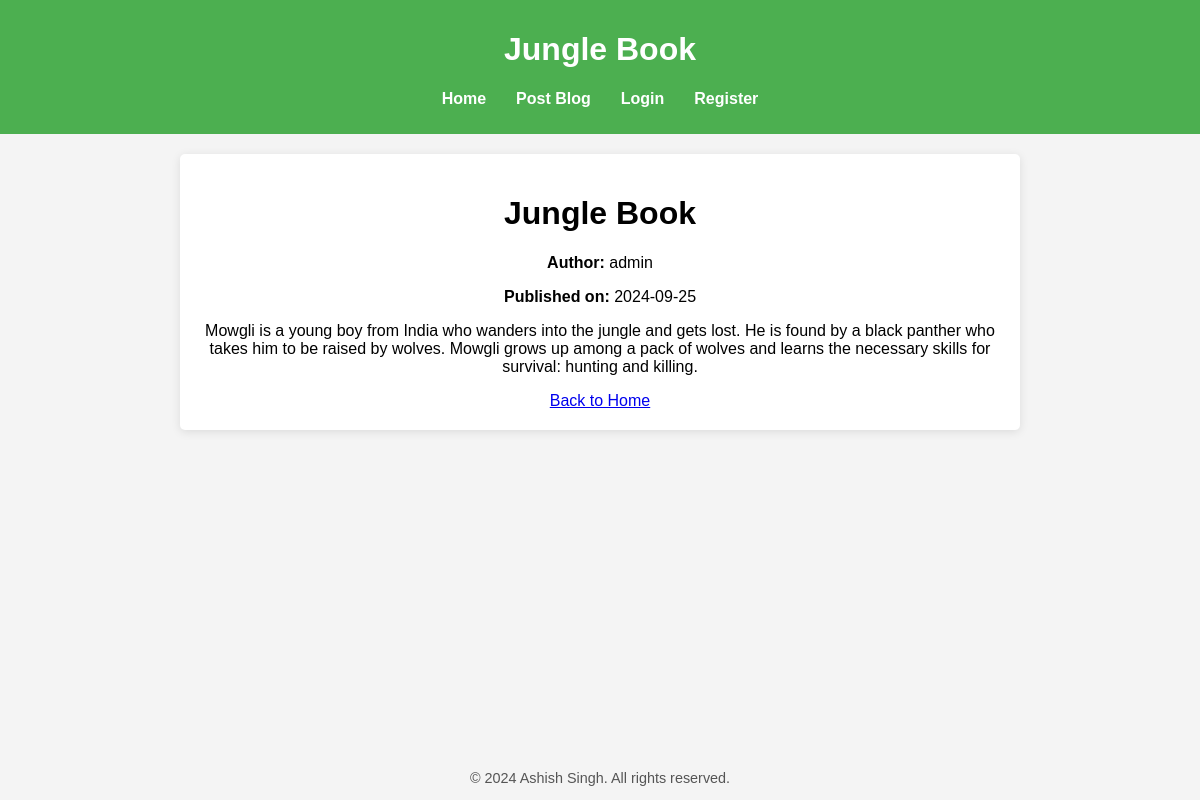
/post/1, run on the app's committed database.
### app.py (models this page shows, shortened)
class BlogPost(db.Model):
    id = db.Column(db.Integer, primary_key=True)
    title = db.Column(db.String(200), nullable=False)
    author = db.Column(db.String(100), nullable=False)
    content = db.Column(db.Text(), nullable=False)
    pub_date = db.Column(db.DateTime, default=datetime.utcnow)
    image_url = db.Column(db.String(200))  # Optional: URL to the image for the blog post

### app.py (the view)
@app.route('/post/<int:post_id>')
def view_post(post_id):
    post = BlogPost.query.get_or_404(post_id)
    return render_template('view_post.html', post=post)

### templates/view_post.html (shortened to what this page needs)
{% extends "base.html" %}
{% block header %}{{ post.title }}{% endblock header %}
{% block content %}
<div class="post-container">
    <h1>{{ post.title }}</h1>
    <p><strong>Author:</strong> {{ post.author }}</p>
    <p><strong>Published on:</strong> {{ post.pub_date.strftime('%Y-%m-%d') }}</p>
    <p>{{ post.content }}</p>
    <a href="{{ url_for('index') }}" class="btn btn-secondary">Back to Home</a>
</div>
{% endblock content %}

### templates/base.html (style rules this page uses)
body { font-family: Arial, sans-serif; background-color: #f4f4f4; margin: 0; padding: 0; display: flex; flex-direction: column; min-height: 100vh; }

### data on the page
BlogPost: title "Jungle Book", author "admin", pub_date "2024-09-25", content "Mowgli is a young boy from India who wanders into the jungle and gets lost. He is found by a black panther who takes him to be raised by wolves. Mowgli grows up among a pack of wolves and learns the necessary skills for survival: hunting and killing."
